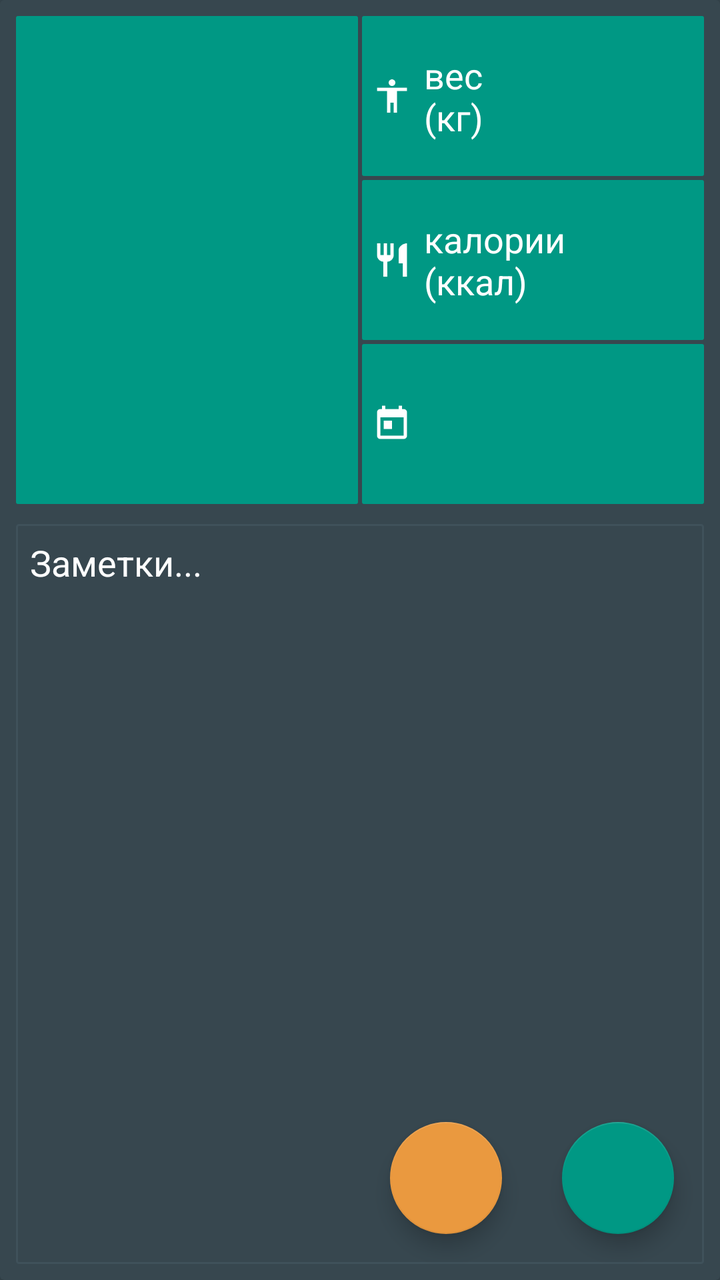
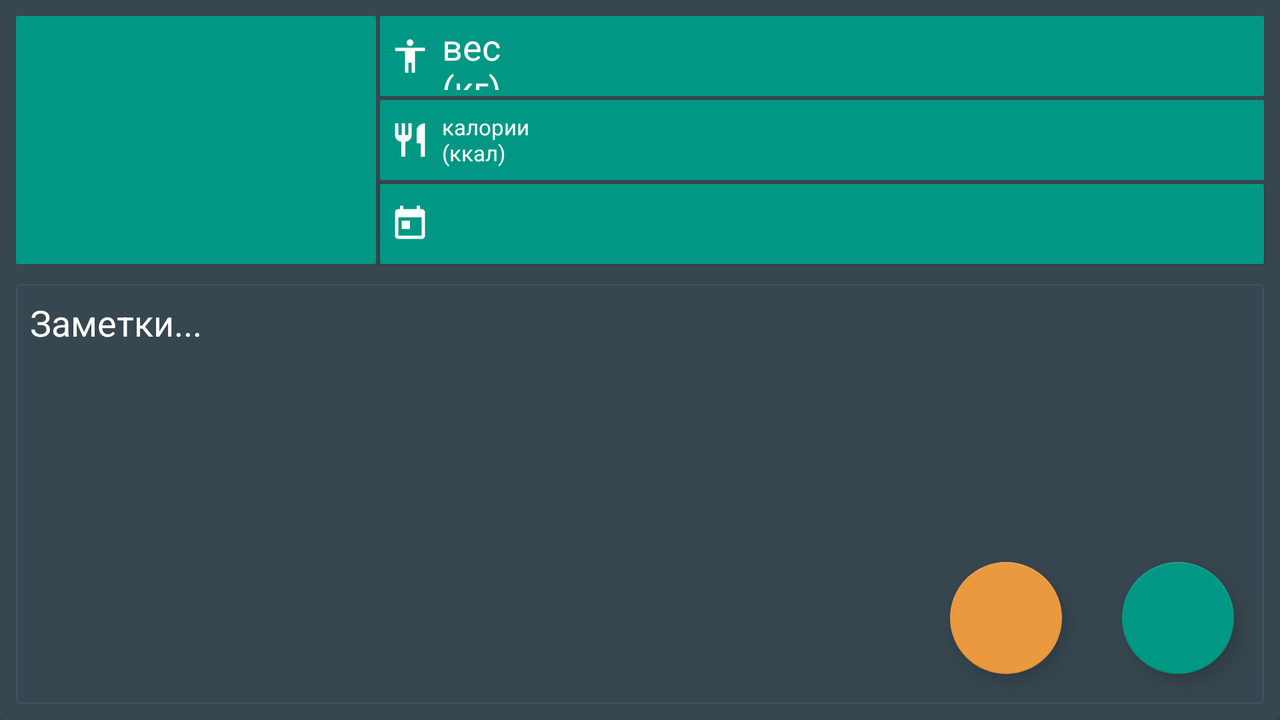

Compare how this app lays out the same screen by default and in its alternative resource folder. The renders come first, then the two layout files and the values they reference.
<!-- AndroidManifest.xml: application theme WeightStyle -->
<!-- res/layout/fragment_new_calculator.xml -->
<?xml version="1.0" encoding="utf-8"?>
<android.support.design.widget.CoordinatorLayout xmlns:android="http://schemas.android.com/apk/res/android"
    xmlns:app="http://schemas.android.com/apk/res-auto"
    xmlns:tools="http://schemas.android.com/tools"
    android:layout_width="wrap_content"
    android:layout_height="match_parent"
    android:background="@color/colorDeepGrey"
    tools:context="com.carpediemsolution.fitdiary.CalculatorNewActivity">

         <android.support.v7.widget.CardView
            android:id="@+id/card_view_photo_view"
            android:layout_width="match_parent"
            android:layout_height="match_parent"
            android:layout_gravity="center"
            android:backgroundTint="@color/colorDeepGrey">

             <LinearLayout
                android:layout_width="match_parent"
                android:layout_height="match_parent"
                android:orientation="vertical"
                android:layout_margin="3dp"
                android:focusable="true"
                android:focusableInTouchMode="true">

            <LinearLayout
                android:layout_width="match_parent"
                android:layout_height="wrap_content"
                android:orientation="horizontal"
                android:layout_margin="4dp"
                >
                <ImageView
                    android:id="@+id/calc_photo"
                    android:layout_width="match_parent"
                    android:layout_height="244dp"
                    android:layout_gravity="center"
                    android:layout_margin="1dp"
                    android:layout_weight="1"
                    android:background="@drawable/rectangle_imageview" />

                <LinearLayout
                    android:layout_width="match_parent"
                    android:layout_height="match_parent"
                    android:layout_weight="1"
                    android:orientation="vertical">


                    <AutoCompleteTextView
                    android:id="@+id/weight_now"
                    android:layout_width="match_parent"
                    android:layout_height="80dp"
                    android:layout_alignParentTop="true"
                    android:layout_margin="1dp"
                    android:padding="3dp"
                    android:background="@drawable/rectangle_imageview"
                    android:layout_toEndOf="@+id/calc_photo"
                    android:drawableLeft="@drawable/ic_weight"
                    android:textCursorDrawable="@drawable/cursor"
                    android:drawablePadding="4dp"
                    android:layout_centerVertical="true"
                    android:layout_centerHorizontal="true"
                    android:hint="@string/weights"
                    android:textColor="#fff"
                    android:textColorHint="#FFFFFF"
                    tools:ignore="LabelFor" />

                <EditText
                    android:id="@+id/calories_now"
                    android:layout_width="match_parent"
                    android:layout_height="80dp"
                    android:layout_below="@+id/weight_now"
                    android:layout_margin="1dp"
                    android:padding="3dp"
                    android:layout_toEndOf="@+id/calc_photo"
                    android:background="@drawable/rectangle_imageview"
                    android:drawableLeft="@drawable/ic_food"
                    android:textCursorDrawable="@drawable/cursor"
                    android:drawablePadding="4dp"
                    android:hint="@string/calories"
                    android:textColor="#fff"
                    android:textColorHint="#FFFFFF"
                    tools:ignore="LabelFor" />
                <TextView
                    android:id="@+id/weight_date"
                    android:layout_width="match_parent"
                    android:layout_height="80dp"
                    android:layout_below="@+id/calories_now"
                    android:layout_marginTop="1dp"
                    android:layout_marginRight="1dp"
                    android:layout_marginLeft="1dp"
                    android:padding="3dp"
                    android:gravity="left|center_vertical"
                    android:layout_toEndOf="@+id/calc_photo"
                    android:background="@drawable/rectangle_imageview"
                    android:drawableLeft="@drawable/ic_cal_date"
                    android:drawablePadding="4dp"
                    android:text=""
                    android:textColor="#FFFFFF" />
            </LinearLayout>
            </LinearLayout>

            <RelativeLayout
                android:layout_width="match_parent"
                android:layout_height="match_parent"
                android:layout_margin="5dp"
                android:background="@drawable/rectangle_calories">
                <LinearLayout xmlns:android="http://schemas.android.com/apk/res/android"
                    android:id="@+id/linear"
                    android:layout_width="fill_parent"
                    android:layout_height="fill_parent"
                    android:layout_marginBottom="70dp"
                    android:orientation="vertical">
                    <ScrollView
                        android:layout_width="match_parent"
                        android:layout_height="match_parent">
                        <LinearLayout
                            android:layout_width="match_parent"
                            android:layout_height="match_parent"
                            android:orientation="vertical">
                            <EditText
                                android:id="@+id/notes_now"
                                android:layout_width="match_parent"
                                android:layout_height="match_parent"
                                android:gravity="top"
                                android:padding="7dp"
                                android:hint="@string/zametki"
                                android:textColor="@color/colorWhite"
                                android:textCursorDrawable="@drawable/cursor"
                                android:theme="@style/EditStyle"
                                tools:ignore="LabelFor" />
                        </LinearLayout>
                    </ScrollView>
                </LinearLayout>

                <RelativeLayout
                    android:layout_width="match_parent"
                    android:layout_height="match_parent">
                    <android.support.design.widget.FloatingActionButton
                        android:id="@+id/fab_weight_write"
                        android:layout_width="wrap_content"
                        android:layout_height="wrap_content"
                        android:layout_alignParentBottom="true"
                        android:layout_alignParentRight="true"
                        android:layout_alignParentEnd="true"
                        android:layout_margin="15dp"
                        android:clickable="true"
                        app:backgroundTint="@color/colorDeepBlue" />

                    <android.support.design.widget.FloatingActionButton
                        android:id="@+id/fab_new_photo"
                        android:layout_width="wrap_content"
                        android:layout_height="wrap_content"
                        android:layout_alignParentBottom="true"
                        android:layout_margin="15dp"
                        android:layout_toLeftOf="@id/fab_weight_write"
                        android:clickable="true"
                        app:backgroundTint="@color/colorDeepOrange" />
                </RelativeLayout>
            </RelativeLayout>
            </LinearLayout>

        </android.support.v7.widget.CardView>

</android.support.design.widget.CoordinatorLayout>
<!-- resources referenced by this layout -->
<resources>
  <color name="colorDeepBlue">#009884</color>
  <color name="colorDeepGrey">#37474F</color>
  <color name="colorDeepOrange">#EA993F</color>
  <color name="colorWhite">#FFFF</color>
  <!-- drawable ic_cal_date: png bitmap (drawable-hdpi, 471 bytes) -->
  <!-- drawable ic_food: png bitmap (drawable-hdpi, 498 bytes) -->
  <!-- drawable ic_weight: png bitmap (drawable-hdpi, 391 bytes) -->
  <!-- drawable rectangle_calories (drawable-xxhdpi) -->
  <shape xmlns:android="http://schemas.android.com/apk/res/android"
      android:thickness="0dp"
      android:shape="rectangle">
      <stroke android:width="1dp"
          android:color="@color/colorGrey"/>
      <solid android:color="@color/colorGrey" />
   <stroke android:color="@color/colorOneMoreGrey"/>
      <corners android:radius="1dp" />
  </shape>
  <!-- drawable rectangle_imageview (drawable) -->
  <shape xmlns:android="http://schemas.android.com/apk/res/android"
      android:thickness="0dp"
      android:shape="rectangle">
      <solid android:color="@color/colorDeepBlue" />
      <corners android:radius="1dp" />
  </shape>
  <string name="calories">калории\n(ккал)</string>
  <string name="weights">вес \n(кг)</string>
  <string name="zametki">Заметки...</string>
  <style name="EditStyle" parent="android:style/Widget.EditText">
          <item name="colorControlNormal">@color/colorGrey</item>
          <item name="colorControlActivated">@color/colorGrey</item>
          <item name="colorControlHighlight">@color/colorGrey</item>
          <item name="android:textColorHint">@color/colorWhite</item>
          <item name="android:textColor">@color/colorWhite</item>
      </style>
  <style name="WeightStyle" parent="Theme.AppCompat.Light.NoActionBar">
  <item name="android:actionBarStyle">@style/MyActionBar</item>
        <item name="android:windowAnimationStyle">@null</item>
    </style>
  <color name="colorGrey">#37474F</color>
  <color name="colorOneMoreGrey">#3F515A</color>
  <style name="MyActionBar" parent="Widget.AppCompat.ActionBar.TabView">
    </style>
</resources>
<!-- res/layout-land/fragment_new_calculator.xml (the repository's variant of the layout above) -->
<!-- drawn on the phone turned sideways -->
<?xml version="1.0" encoding="utf-8"?>
<android.support.design.widget.CoordinatorLayout xmlns:android="http://schemas.android.com/apk/res/android"
    xmlns:app="http://schemas.android.com/apk/res-auto"
    xmlns:tools="http://schemas.android.com/tools"
    android:layout_width="wrap_content"
    android:layout_height="match_parent"
    android:background="@color/colorDeepGrey"
    tools:context="com.carpediemsolution.fitdiary.CalculatorNewActivity">

         <android.support.v7.widget.CardView
            android:id="@+id/card_view_photo_view"
            android:layout_width="match_parent"
            android:layout_height="match_parent"
            android:layout_gravity="center"
            android:backgroundTint="@color/colorGrey">

             <LinearLayout
                android:layout_width="match_parent"
                android:layout_height="match_parent"
                android:orientation="vertical"
                android:layout_margin="3dp"
                android:focusable="true"
                android:focusableInTouchMode="true">

            <RelativeLayout
                android:layout_width="match_parent"
                android:layout_height="wrap_content"
                android:layout_margin="4dp"
                >
                <ImageView
                    android:id="@+id/calc_photo"
                    android:layout_width="180dp"
                    android:layout_height="124dp"
                    android:layout_gravity="center"
                    android:layout_margin="1dp"
                    android:background="@drawable/rectangle_imageview" />
                <AutoCompleteTextView
                    android:id="@+id/weight_now"
                    android:layout_width="match_parent"
                    android:layout_height="40dp"
                    android:layout_alignParentTop="true"
                    android:layout_margin="1dp"
                    android:padding="3dp"
                    android:layout_toEndOf="@+id/calc_photo"
                    android:background="@drawable/rectangle_imageview"
                    android:drawableLeft="@drawable/ic_weight"
                    android:textCursorDrawable="@drawable/cursor"
                    android:drawablePadding="4dp"
                    android:hint="@string/weights"
                    android:textColor="#fff"
                    android:textColorHint="#FFFFFF"
                    tools:ignore="LabelFor" />
                <EditText
                    android:id="@+id/calories_now"
                    android:layout_width="match_parent"
                    android:layout_height="40dp"
                    android:layout_below="@+id/weight_now"
                    android:layout_margin="1dp"
                    android:padding="3dp"
                    android:layout_toEndOf="@+id/calc_photo"
                    android:background="@drawable/rectangle_imageview"
                    android:drawableLeft="@drawable/ic_food"
                    android:textCursorDrawable="@drawable/cursor"
                    android:drawablePadding="4dp"
                    android:hint="@string/calories"
                    android:textSize="11dp"
                    android:textColor="#fff"
                    android:textColorHint="#FFFFFF"
                    tools:ignore="LabelFor" />
                <Button
                    android:id="@+id/weight_date"
                    android:layout_width="match_parent"
                    android:layout_height="40dp"
                    android:layout_below="@+id/calories_now"
                    android:layout_marginTop="1dp"
                    android:layout_marginRight="1dp"
                    android:layout_marginLeft="1dp"
                    android:padding="3dp"
                    android:layout_toEndOf="@+id/calc_photo"
                    android:background="@drawable/rectangle_imageview"
                    android:drawableLeft="@drawable/ic_cal_date"
                    android:drawablePadding="0dp"
                    android:text=""
                    android:textColor="#FFFFFF" />
            </RelativeLayout>

            <RelativeLayout
                android:layout_width="match_parent"
                android:layout_height="match_parent"
                android:layout_margin="5dp"
                android:background="@drawable/rectangle_calories">
                <LinearLayout xmlns:android="http://schemas.android.com/apk/res/android"
                    android:id="@+id/linear"
                    android:layout_width="fill_parent"
                    android:layout_height="fill_parent"
                    android:layout_marginBottom="58dp"
                    android:orientation="vertical">
                    <ScrollView
                        android:layout_width="match_parent"
                        android:layout_height="match_parent">
                        <LinearLayout
                            android:layout_width="match_parent"
                            android:layout_height="match_parent"
                            android:orientation="vertical">
                            <EditText
                                android:id="@+id/notes_now"
                                android:layout_width="match_parent"
                                android:layout_height="match_parent"
                                android:gravity="top"
                                android:padding="7dp"
                                android:hint="@string/zametki"
                                android:textColor="@color/colorWhite"
                                android:textCursorDrawable="@drawable/cursor"
                                android:theme="@style/EditStyle"
                                tools:ignore="LabelFor" />
                        </LinearLayout>
                    </ScrollView>
                </LinearLayout>

                <RelativeLayout
                    android:layout_width="match_parent"
                    android:layout_height="match_parent">
                    <android.support.design.widget.FloatingActionButton
                        android:id="@+id/fab_weight_write"
                        android:layout_width="wrap_content"
                        android:layout_height="wrap_content"
                        android:layout_alignParentBottom="true"
                        android:layout_alignParentRight="true"
                        android:layout_alignParentEnd="true"
                        android:layout_margin="15dp"
                        android:clickable="true"
                        app:backgroundTint="@color/colorDeepBlue" />

                    <android.support.design.widget.FloatingActionButton
                        android:id="@+id/fab_new_photo"
                        android:layout_width="wrap_content"
                        android:layout_height="wrap_content"
                        android:layout_alignParentBottom="true"
                        android:layout_margin="15dp"
                        android:layout_toLeftOf="@id/fab_weight_write"
                        android:clickable="true"
                        app:backgroundTint="@color/colorDeepOrange" />
                </RelativeLayout>
            </RelativeLayout>
            </LinearLayout>

        </android.support.v7.widget.CardView>

</android.support.design.widget.CoordinatorLayout>
<!-- resources referenced by the variant -->
<!-- as the phone turned sideways resolves them -->
<resources>
  <color name="colorDeepBlue">#009884</color>
  <color name="colorDeepGrey">#37474F</color>
  <color name="colorDeepOrange">#EA993F</color>
  <color name="colorGrey">#37474F</color>
  <color name="colorWhite">#FFFF</color>
  <!-- drawable ic_cal_date: png bitmap (drawable-hdpi, 471 bytes) -->
  <!-- drawable ic_food: png bitmap (drawable-hdpi, 498 bytes) -->
  <!-- drawable ic_weight: png bitmap (drawable-hdpi, 391 bytes) -->
  <!-- drawable rectangle_calories (drawable-xxhdpi) -->
  <shape xmlns:android="http://schemas.android.com/apk/res/android"
      android:thickness="0dp"
      android:shape="rectangle">
      <stroke android:width="1dp"
          android:color="@color/colorGrey"/>
      <solid android:color="@color/colorGrey" />
   <stroke android:color="@color/colorOneMoreGrey"/>
      <corners android:radius="1dp" />
  </shape>
  <!-- drawable rectangle_imageview (drawable) -->
  <shape xmlns:android="http://schemas.android.com/apk/res/android"
      android:thickness="0dp"
      android:shape="rectangle">
      <solid android:color="@color/colorDeepBlue" />
      <corners android:radius="1dp" />
  </shape>
  <string name="calories">калории\n(ккал)</string>
  <string name="weights">вес \n(кг)</string>
  <string name="zametki">Заметки...</string>
  <style name="EditStyle" parent="android:style/Widget.EditText">
          <item name="colorControlNormal">@color/colorGrey</item>
          <item name="colorControlActivated">@color/colorGrey</item>
          <item name="colorControlHighlight">@color/colorGrey</item>
          <item name="android:textColorHint">@color/colorWhite</item>
          <item name="android:textColor">@color/colorWhite</item>
      </style>
  <style name="WeightStyle" parent="Theme.AppCompat.Light.NoActionBar">
  <item name="android:actionBarStyle">@style/MyActionBar</item>
        <item name="android:windowAnimationStyle">@null</item>
    </style>
  <color name="colorOneMoreGrey">#3F515A</color>
  <style name="MyActionBar" parent="Widget.AppCompat.ActionBar.TabView">
    </style>
</resources>
